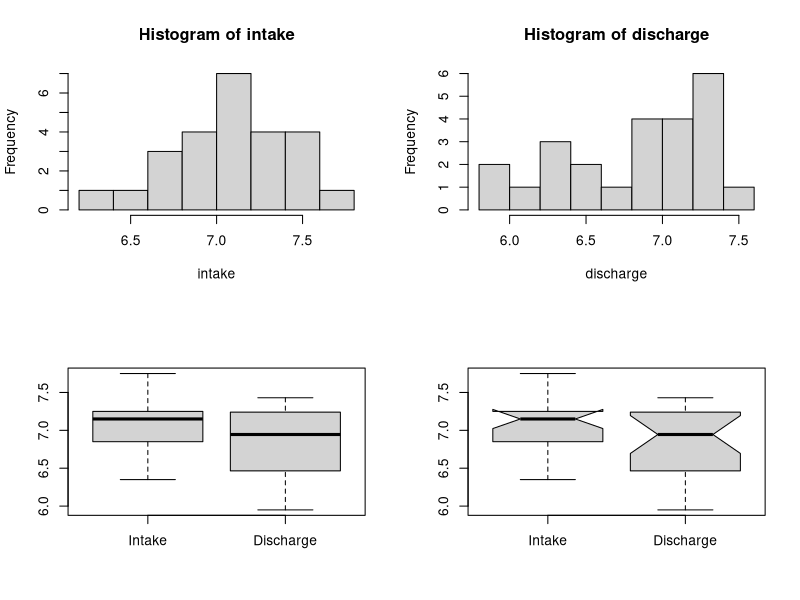

R code for this plot:
# Sample from intake site
intake <- c(7.2, 7.5, 6.89, 6.95, 6.73, 7.25, 7.2, 6.85, 7.52, 7.01, 6.65, 7.55, 
            7.14, 7.45, 7.24, 7.75, 6.85, 6.5, 6.64, 7.19, 7.15, 7.21, 7.15, 
            7.3, 6.35)

# Sample from discharge site
discharge <- c(7.25, 7.23, 6.85, 7.07, 6.55, 7.43, 7.3, 6.9, 7.1, 6.95, 7.39, 
               6.54, 6.39, 6.08, 6.3, 6.35, 7.34, 6.7, 7.08, 7.09, 7.4, 6, 6.94, 
               5.95)

# Histograms and boxplots
par(mfrow = c(2, 2))
hist(intake)
hist(discharge)
boxplot(intake, discharge, names = c("Intake", "Discharge"))
boxplot(intake, discharge, names = c("Intake", "Discharge"), notch = TRUE)

# Check equal variance assumption
sd1 <- sd(intake)
sd2 <- sd(discharge)
sd2 / sd1  # seems plausible

# Pooled variance
n1 <- length(intake)
n2 <- length(discharge)
var.pooled <- (n1-1)/(n1+n2-2)*var(intake) + (n2-1)/(n1+n2-2)*var(discharge)

# Test statistic
tobs <- (mean(intake) - mean(discharge)) / sqrt(var.pooled * (1/n1 + 1/n2))
pval <- 2 * (1 - pt(tobs, n1 + n2 - 2))
pval

# Two-sample t-test assuming equal variances
t.test(intake, discharge, 
       alternative = "two.sided", 
       mu = 0,
       var.equal = TRUE,
       conf.level = 0.95)

# Two-sample t-test assuming unequal variances
t.test(intake, discharge, 
       alternative = "two.sided", 
       mu = 0,
       var.equal = FALSE,
       conf.level = 0.95)

# Test of our original (one-sided) hypothesis
t.test(intake, discharge, 
       alternative = "greater",  # H1: intake > discharge
       mu = 0,
       var.equal = FALSE,
       conf.level = 0.95)
